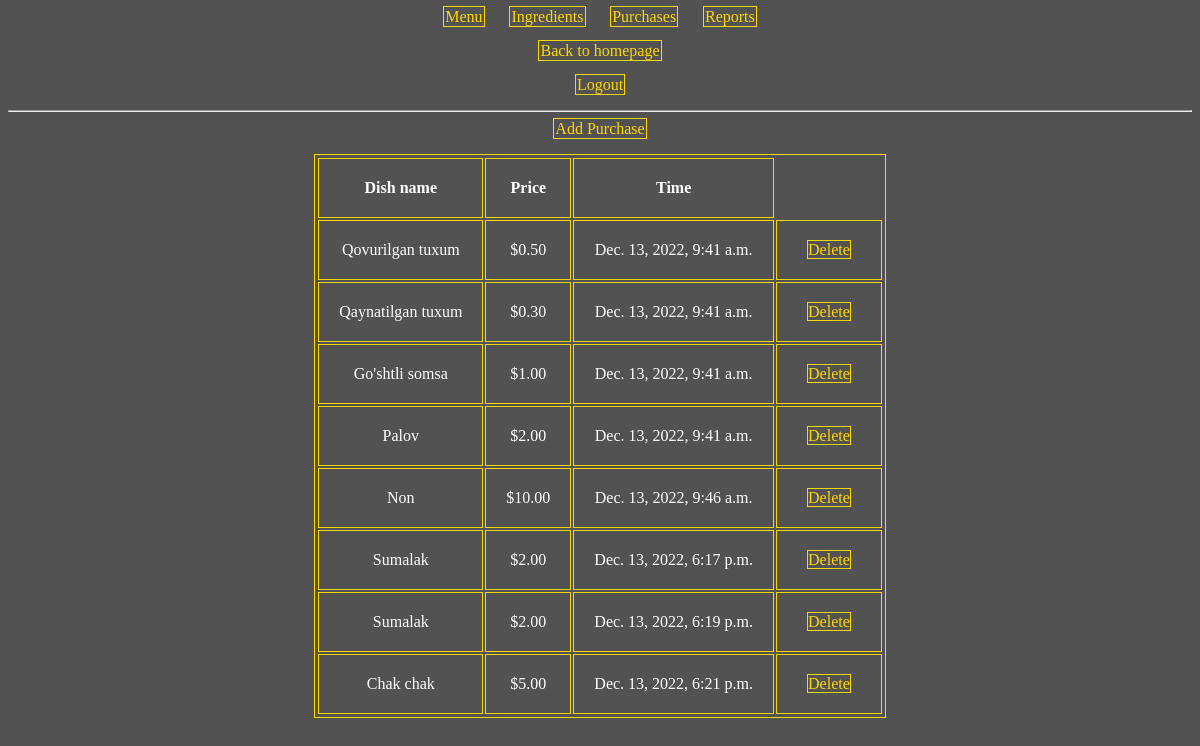
The page /purchase/ (signed in) on the database its author committed.
### base/models.py (models this page shows, shortened)
class Purchase(models.Model):
    menu_item = models.ForeignKey(MenuItem, on_delete=models.CASCADE)
    timestamp = models.DateTimeField(auto_now_add=True)

class MenuItem(models.Model):
    title = models.CharField(max_length=200)
    price = models.FloatField(default=0.00)

### base/views.py (the view)
# urls.py: path('purchase/', views.PurchaseList.as_view(), name='purchaselist'),
class PurchaseList(LoginRequiredMixin, ListView):
    model = Purchase
    template_name = 'base/purchase_list.html'

### base/templates/base/purchase_list.html
{% extends 'base/main.html' %}
{% block content %}
<a href="{% url 'purchasecreate' %}"> Add Purchase </a>
<p><table>
<tr><th>Dish name</th><th>Price</th><th>Time</th></tr>
{% for q in purchase_list %}
<tr>
    <td>   {{q.menu_item.title|stringformat:'s'}}</td>
    <td>${{q.menu_item.price|stringformat:".2f"}}</td><td>{{q.timestamp}}</td></td><td><a href="{% url 'purchasedelete' q.id%}">Delete</a></td>
</tr>
{% endfor %}
</table></p>
{% endblock %}

### base/templates/base/main.html (style rules this page uses)
body { background-color: rgba(50, 49, 49, 0.838); font-family: Helvetica; text-align: center; color: white; }
a { color: gold; font-family: Cera Pro; border-color: gold; border-style: solid; border-width: 1px; padding: 0.1%; margin: 10PX; }
a:link { text-decoration: none; }
table { margin-left: auto; margin-right: auto; margin-bottom: 20px; text-align: center; color: rgb(255, 255, 255); font-family: Cera Pro; border-color: gold; border-style: solid; border-width: 1px; padding: 0.1%; }
th { border-color: gold; border-style: solid; border-width: 1px; padding: 0.1%; margin: 10PX; }
td,th { border-color: gold; border-style: solid; border-width: 1px; padding: 20px; margin: 20PX; }

### rows shown on the page
Purchase: menu_item "Qovurilgan tuxum", menu_item.price "0.50", timestamp "Dec. 13, 2022, 9:41 a.m."
Purchase: menu_item "Qaynatilgan tuxum", menu_item.price "0.30", timestamp "Dec. 13, 2022, 9:41 a.m."
Purchase: menu_item "Go'shtli somsa", menu_item.price "1.00", timestamp "Dec. 13, 2022, 9:41 a.m."
Purchase: menu_item "Palov", menu_item.price "2.00", timestamp "Dec. 13, 2022, 9:41 a.m."
Purchase: menu_item "Non", menu_item.price "10.00", timestamp "Dec. 13, 2022, 9:46 a.m."
Purchase: menu_item "Sumalak", menu_item.price "2.00", timestamp "Dec. 13, 2022, 6:17 p.m."
Purchase: menu_item "Sumalak", menu_item.price "2.00", timestamp "Dec. 13, 2022, 6:19 p.m."
Purchase: menu_item "Chak chak", menu_item.price "5.00", timestamp "Dec. 13, 2022, 6:21 p.m."
